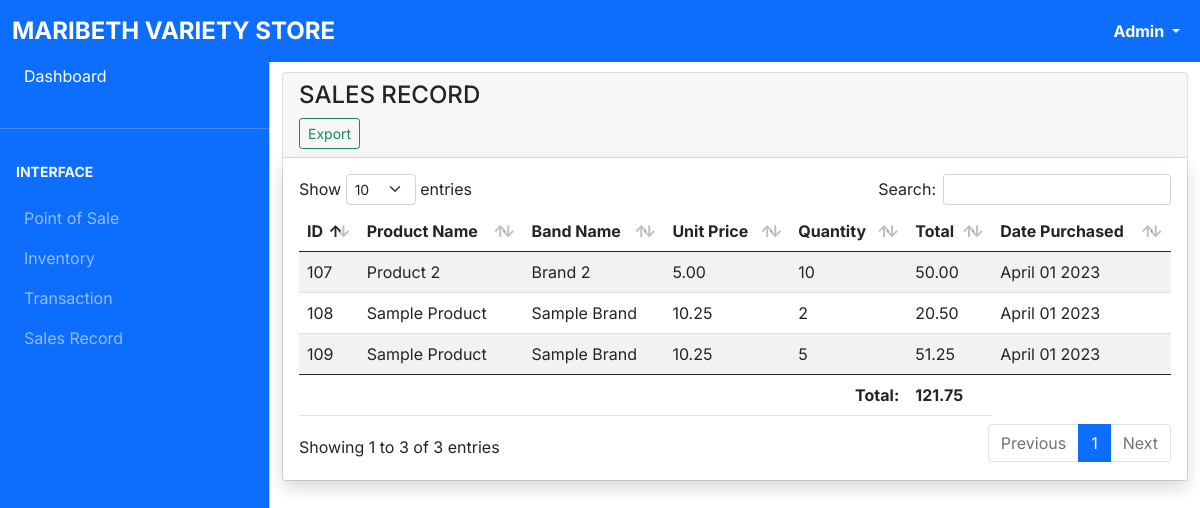
Page /sales.php (signed in) on the committed database.
### tables this page shows
CREATE TABLE `pos` (
  `pos_id` int(11) NOT NULL,
  `trans_id` int(11) NOT NULL,
  `invt_id` int(11) NOT NULL,
  `unit_price` float NOT NULL,
  `qnty` int(11) NOT NULL,
  `total` float NOT NULL,
  `date_process` datetime NOT NULL,
  `status` varchar(255) NOT NULL
);

CREATE TABLE `inventory` (
  `invt_id` int(11) NOT NULL,
  `name` varchar(255) NOT NULL,
  `brand_name` varchar(255) NOT NULL,
  `unit_price` float NOT NULL,
  `qnty` int(11) NOT NULL,
  `sold_qnty` int(11) NOT NULL
);

### classes/posClass.php (called while the page is built, shortened)
<?php
    class POS{
        private $conn;
        public function __construct(){
            $database = new Database();
            $db = $database->dbConnection();
            $this->conn = $db;
        }
        public function runQuery($sql){
            $stmt =  $this->conn->prepare($sql);
            return $stmt;
        }
    }
?>

### includes/salesTable.php (the view, shortened to what this page needs)
<main class="mt-5 pt-4">
      <div class="container-fluid">
        <div class="row">
          <div class="col-md-12 mb-3">
            <div class="card">
              <div class="card-header">
                <h4 class="me-3 ">SALES RECORD</h4>
                <a href="code.php?exportSales" class="btn btn-sm btn btn-outline-success">Export</a>
              </div>
              <div class="card-body shadow">
                <div class="table-responsive">
                  <table
                    id="example"
                    class="table table-striped data-table"
                    style="width: 100%"
                  >
                    <thead>
                      <tr>
                        <th>ID</th>
                        <th>Product Name</th>
                        <th>Band Name</th>
                        <th>Unit Price</th>
                        <th>Quantity</th>
                        <th>Total</th>
                        <th>Date Purchased</th>
                      </tr>
                    </thead>
                    <tbody>
                      <?php
                        $stmt = $pos->runQuery("SELECT pos.pos_id, inventory.invt_id, inventory.name, inventory.brand_name, pos.unit_price, pos.qnty, pos.total, pos.status, pos.date_process, pos.date_process
                        FROM `pos`
                        INNER JOIN inventory
                        ON pos.invt_id = inventory.invt_id
                        WHERE status ='completed'");
                        $stmt->execute();
                        $arrayPos = array();
                        $total = 0;
                        $count = $stmt->rowCount();
                        if($count > 0){
                          while($rowPos = $stmt->fetch(PDO::FETCH_ASSOC)){
                            $arrayPos[] = $rowPos;
                        }}
                        foreach($arrayPos as $row){
                          $total = $total + $row['total'];
                          $date = new DateTime($row['date_process']);
                          $date = $date->format('F d Y');
                      ?>
                      <tr>
                      <td><?php echo $row['pos_id']; ?></td>
                        <td><?php echo $row['name']; ?></td>
                        <td><?php echo $row['brand_name']; ?></td>
                        <td><?php echo number_format($row['unit_price'],2); ?></td>
                        <td><?php echo $row['qnty']; ?></td>
                        <td><?php echo number_format($row['total'],2); ?></td>
                        <td><?php echo $date; ?></td>
                      </tr>
                      <?php } ?>
                    </tbody>
                    <tfoot>
                      <tr>
                          <th colspan="5" style="text-align:right">Total:</th>
                          <th><?php echo number_format($total,2); ?></th>
                      </tr>
                  </tfoot>
                  </table>
                </div>
              </div>
            </div>
          </div>
        </div>
      </div>
    </main>

### css/style.css (style rules this page uses)
body, button { font-family: "Inter", sans-serif; }
:root { --offcanvas-width: 270px; --topNavbarHeight: 56px; }
@media (min-width: 992px) { body { overflow: auto !important; } }
@media (min-width: 992px) { main { margin-left: var(--offcanvas-width); } }

### rows in the picture
pos: pos_id "107", invt.name "Product 2", invt.brand_name "Brand 2", unit_price "5.00", qnty "10", total "50.00", date_process "April 01 2023"
pos: pos_id "108", invt.name "Sample Product", invt.brand_name "Sample Brand", unit_price "10.25", qnty "2", total "20.50", date_process "April 01 2023"
pos: pos_id "109", invt.name "Sample Product", invt.brand_name "Sample Brand", unit_price "10.25", qnty "5", total "51.25", date_process "April 01 2023"

### other values in the picture
$_SESSION['username'] "Admin"
$total "121.75"
